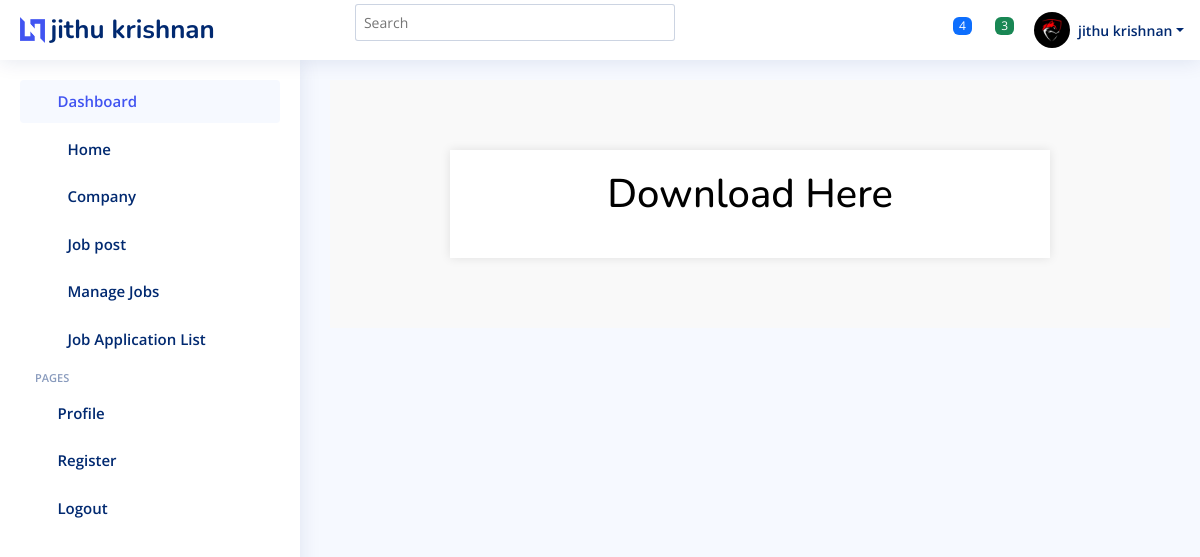
The page /job/search_results_resume_down (signed in) on the database its author committed.
### UserApplicant/models.py (models this page shows, shortened)
class User(AbstractUser):
    email = models.EmailField(unique=True)
    is_admin = models.BooleanField(default=False)
    is_employer=models.BooleanField(default=False)
    is_jobseeker=models.BooleanField(default=False)
    has_resume=models.BooleanField(default=False)
    has_company=models.BooleanField(default=False)
    is_verified =models.BooleanField(default=False)
    verification_token= models.CharField(max_length=64,unique=True,blank=True)
    is_blocked =models.BooleanField(default=False)

class Profile(models.Model):
    user =models.OneToOneField(User,on_delete=models.CASCADE)
    phone_number=models.CharField(max_length=15,blank=True, null=True)
    address=models.CharField(max_length=255,blank=True,null=True)
    profile_picture=models.ImageField(upload_to='profile_pictures/', blank=True,null=True)
    first_name=models.CharField(max_length=30,blank=True,null=True)
    last_name =models.CharField(max_length=30,blank=True,null=True)
    education=models.CharField(max_length=100,blank=True, null=True)
    gender=models.CharField(max_length=15,blank=True,null=True)
    date_of_birth =models.DateField(blank=True,null=True)
    about=models.TextField()
    job = models.CharField(max_length=50,blank=True,null=True)
    country=models.CharField(max_length=50,blank=True,null=True)
    skills= models.CharField(max_length=255, blank=True,null=True)
    x =models.URLField(max_length=255,blank=True,null=True)
    insta =models.URLField(max_length=255,blank=True,null=True)
    facebook=models.URLField(max_length=255,blank=True,null=True)
    linkedin =models.URLField(max_length=255,blank=True,null=True)

### Job/views.py (the view, shortened to what this page needs)
# urls.py: path('search_results_resume_down',views.SearchResultsResumeDownloadView.as_view(),name="search_results_resume_down"),
class SearchResultsResumeDownloadView(View):
    def get(self, request):
        search_query = request.GET.get('search')
        applications = Apply_Job.objects.none()
        context = {
            'applications': applications
        }
        if request.headers.get('x-requested-with') == 'XMLHttpRequest':
            return render(request, 'job/check_list.html', context)
        else:
            return render(request, 'job/all_applications.html', context)

### templates/Job/all_applications.html (shortened to what this page needs)
{% extends 'Dashboard/Dashboard.html' %}
{% load widget_tweaks %}
{% load humanize %}
{% load static %}
{% block header %}
{% if request.user.is_jobseeker%}
  <header id="header" class="header fixed-top d-flex align-items-center">
    <div class="d-flex align-items-center justify-content-between">
      <a href="index.html" class="logo d-flex align-items-center">
        <img src="{% static 'img/img/logo.png' %}" alt="">
        <span class="d-none d-lg-block">{{ request.user.jobseeker_profile.first_name }} {{ request.user.jobseeker_profile.last_name }}</span>
      </a>
      <i class="bi bi-list toggle-sidebar-btn"></i>
    </div>
<div class="search-bar">
  <form class="search-form d-flex align-items-center" method="POST" action="#">
    <input type="text" name="query" placeholder="Search" title="Enter search keyword">
    <button type="submit" title="Search"><i class="bi bi-search"></i></button>
  </form>
</div>
    <nav class="header-nav ms-auto">
      <ul class="d-flex align-items-center">
        <li class="nav-item d-block d-lg-none">
          <a class="nav-link nav-icon search-bar-toggle " href="#">
            <i class="bi bi-search"></i>
          </a>
        </li>
        <li class="nav-item dropdown">
        </li>
        <li class="nav-item dropdown pe-3">
          <a class="nav-link nav-profile d-flex align-items-center pe-0" href="#" data-bs-toggle="dropdown">
            {% if request.user.jobseeker_profile.profile_picture %}
                   <img src="{{ request.user.jobseeker_profile.profile_picture.url }}" alt="Profile" class="rounded-circle">
            {% else %}
                   <img src="{% static 'images/faces/face28.png' %}" alt="Default Profile Picture">
            {% endif %}
            <span class="d-none d-md-block dropdown-toggle ps-2">{{ request.user.jobseeker_profile.first_name }}
              {{ request.user.email}}
            </span>
          </a>
          <ul class="dropdown-menu dropdown-menu-end dropdown-menu-arrow profile">
            <li class="dropdown-header">
              <h6>{{ request.user.jobseeker_profile.first_name }} {{ request.user.jobseeker_profile.last_name }}</h6>
              <span>{{ request.user.jobseeker_profile.title}}</span>
            </li>
            <li>
              <hr class="dropdown-divider">
            </li>
            <li>
              <a class="dropdown-item d-flex align-items-center" href="{% url "update_profile_job" %}">
                <i class="bi bi-person"></i>
                <span>My Profile</span>
              </a>
            </li>
            <li>
              <hr class="dropdown-divider">
            </li>
            <li>
              <a class="dropdown-item d-flex align-items-center" href="{% url "update_profile_job" %}">
                <i class="bi bi-gear"></i>
                <span>Account Settings</span>
              </a>
            </li>
            <li>
              <hr class="dropdown-divider">
            </li>
            <li>
              <a class="dropdown-item d-flex align-items-center" href="pages-faq.html">
                <i class="bi bi-question-circle"></i>
                <span>Need Help?</span>
              </a>
            </li>
            <li>
              <hr class="dropdown-divider">
            </li>
            <li>
              <a class="dropdown-item d-flex align-items-center" href="{% url "logoutdone" %}">
                <i class="bi bi-box-arrow-right"></i>
                <span>Sign Out</span>
              </a>
            </li>
          </ul>
        </li>
      </ul>
    </nav>
  </header>
  {% elif request.user.is_employer %}
  <header id="header" class="header fixed-top d-flex align-items-center">
    <div class="d-flex align-items-center justify-content-between">
      <a href="index.html" class="logo d-flex align-items-center">
        <img src="{% static 'img/img/logo.png' %}" alt="">
        <span class="d-none d-lg-block">{{ request.user.profile.first_name }} {{ request.user.profile.last_name }}</span>
      </a>
      <i class="bi bi-list toggle-sidebar-btn"></i>
    </div>
{% block search %}
<div class="search-bar">
  <form class="search-form d-flex align-items-center" method="POST" action="#">
    <input type="text" name="query" placeholder="Search" title="Enter search keyword">
    <button type="submit" title="Search"><i class="bi bi-search"></i></button>
  </form>
</div>
{% endblock search %}
    <nav class="header-nav ms-auto">
      <ul class="d-flex align-items-center">
        <li class="nav-item dropdown">
          <a class="nav-link nav-icon" href="#" data-bs-toggle="dropdown">
            <span class="badge bg-primary badge-number">4</span>
          </a>
        </li>
        <li class="nav-item dropdown">
          <a class="nav-link nav-icon" href="#" data-bs-toggle="dropdown">
            <span class="badge bg-success badge-number">3</span>
          </a>
        </li>
        <li class="nav-item dropdown pe-3">
          <a class="nav-link nav-profile d-flex align-items-center pe-0" href="#" data-bs-toggle="dropdown">
            {% if request.user.profile.profile_picture %}
                   <img src="{{ request.user.profile.profile_picture.url }}" alt="Profile" class="rounded-circle">
            {% else %}
                   <img src="{% static 'images/faces/face28.png' %}" alt="Default Profile Picture">
            {% endif %}
            <span class="d-none d-md-block dropdown-toggle ps-2">{{ request.user.profile.first_name }} {{ request.user.profile.last_name }}</span>
          </a>
        </li>
      </ul>
    </nav>
  </header>
  {% endif %}
  {% endblock header %}
{% block sidebar %}
{% if request.user.is_jobseeker %}
<aside id="sidebar" class="sidebar">
  <ul class="sidebar-nav" id="sidebar-nav">
    <li class="nav-item">
      <a class="nav-link " href="{% url "jobseeker_dash" %}">
        <i class="bi bi-grid"></i>
        <span>Dashboard</span>
      </a>
    </li>
    <li class="nav-item">
      <a class="nav-link collapsed"  href="{% url "jobseeker_dash" %}">
        <i class="bi bi-journal-text"></i> <i class=""></i><span>Home</span>
      </a>
    </li>
    <li class="nav-item">
      <a class="nav-link collapsed"  href="{% url "update_resume" %}">
        <i class="bi bi-journal-text"></i> <i class=""></i><span>Upload Resume</span>
      </a>
    </li>
      <li class="nav-item">
        <a class="nav-link collapsed"  href="{% url "seeker_view_all_jobs" %}">
          <i class="bi bi-layout-text-window-reverse"></i><i class=""></i><span>View All jobs</span>
        </a>
      </li>
      <li class="nav-item">
        <a class="nav-link collapsed"  href="{% url "applied_job" %}">
          <i class="bi bi-layout-text-window-reverse"></i><i class=""></i><span>Applied job</span>
        </a>
      </li>
      <li class="nav-item">
        <a class="nav-link collapsed"  href="{% url "status_track_seeker" %}">
          <i class="bi bi-layout-text-window-reverse"></i><i class=""></i><span>Status Tracker</span>
        </a>
      </li>
      <li class="nav-item">
        <a class="nav-link collapsed"  href="{% url "saved_list" %}">
          <i class="bi bi-layout-text-window-reverse"></i><i class=""></i><span>Saved jobs</span>
        </a>
      </li>
    <li class="nav-item">
    </li>
    <li class="nav-heading">Pages</li>
    <li class="nav-item">
      <a class="nav-link collapsed" href="{% url "update_profile_job" %}">
        <i class="bi bi-person"></i>
        <span>Profile</span>
      </a>
    </li>
    <li class="nav-item">
      <a class="nav-link collapsed" href="{% url "register_seeker" %}">
        <i class="bi bi-card-list"></i>
        <span>Register</span>
      </a>
    </li>
    <li class="nav-item">
      <a class="nav-link collapsed" href="{% url "logoutdone" %}">
        <i class="bi bi-box-arrow-in-right"></i>
        <span>Logout</span>
      </a>
    </li>
  </ul>
</aside>
{% elif request.user.is_employer %}
<aside id="sidebar" class="sidebar">
  <ul class="sidebar-nav" id="sidebar-nav">
    <li class="nav-item">
      <a class="nav-link " href="index.html">
        <i class="bi bi-grid"></i>
        <span>Dashboard</span>
      </a>
    </li>
    <li class="nav-item">
      <a class="nav-link collapsed"  href="{% url "jobseeker_dash" %}">
        <i class="bi bi-journal-text"></i> <span>Home</span>
      </a>
    </li>
    <li class="nav-item">
      <a class="nav-link collapsed"  href="{% url "update_company" %}">
        <i class="bi bi-journal-text"></i> <span>Company</span>
      </a>
    </li>
      <li class="nav-item">
        <a class="nav-link collapsed"  href="{% url "create_job_post" %}">
          <i class="bi bi-layout-text-window-reverse"></i><span>Job post</span>
        </a>
      </li>
      <li class="nav-item">
        <a class="nav-link collapsed"  href="{% url "manage_jobs" %}">
          <i class="bi bi-layout-text-window-reverse"></i><span>Manage Jobs</span>
        </a>
      </li>
      <li class="nav-item">
        <a class="nav-link collapsed"  href="{% url "job_application_list_stats" %}">
          <i class="bi bi-layout-text-window-reverse"></i><span>Job Application List</span>
        </a>
      </li>
    <li class="nav-heading">Pages</li>
    <li class="nav-item">
      <a class="nav-link collapsed" href="{% url "update_profile" %}">
        <i class="bi bi-person"></i>
        <span>Profile</span>
      </a>
    </li>
    <li class="nav-item">
      <a class="nav-link collapsed" href="{% url "register_employer" %}">
        <i class="bi bi-card-list"></i>
        <span>Register</span>
      </a>
    </li>
    <li class="nav-item">
      <a class="nav-link collapsed" href="{% url "logoutdone" %}">
        <i class="bi bi-box-arrow-in-right"></i>
        <span>Logout</span>
      </a>
    </li>
  </ul>
</aside>
{% endif %}
{% endblock sidebar %}
{% block main %}
<main id="main" class="main">
    <section class="section profile">
        <div class="ever">
            <h2 style="text-align: center; color: black; font-size: 40px;"> Download Here</h2>
        </div>
    </section>
</main>
{% endblock main %}
{% block script %}
<link rel="stylesheet" href="https://ajax.googleapis.com/ajax/libs/jqueryui/1.12.1/themes/smoothness/jquery-ui.css">
{% endblock  %}

### static/css/css/style.css (style rules this page uses)
:root { scroll-behavior: smooth; }
body { font-family: "Open Sans", sans-serif; background: #f6f9ff; color: #444444; }
a { color: #4154f1; text-decoration: none; }
h1, h2, h3, h4, h5, h6 { font-family: "Nunito", sans-serif; }
#main { margin-top: 60px; padding: 20px 30px; transition: all 0.3s; }
.logo { line-height: 1; }
@media (min-width: 1200px) { .logo { width: 280px; } }
.logo img { max-height: 26px; margin-right: 6px; }
.logo span { font-size: 26px; font-weight: 700; color: #012970; font-family: "Nunito", sans-serif; }
.header { transition: all 0.5s; z-index: 997; height: 60px; box-shadow: 0px 2px 20px rgba(1, 41, 112, 0.1); background-color: #fff; padding-left: 20px; }
.header .toggle-sidebar-btn { font-size: 32px; padding-left: 10px; cursor: pointer; color: #012970; }
.header .search-bar { min-width: 360px; padding: 0 20px; }
.header .search-form { width: 100%; }
.header .search-form input { border: 0; font-size: 14px; color: #012970; border: 1px solid rgba(1, 41, 112, 0.2); padding: 7px 38px 7px 8px; border-radius: 3px; transition: 0.3s; width: 100%; }
.header .search-form button { border: 0; padding: 0; margin-left: -30px; background: none; }
.header .search-form button i { color: #012970; }
.header-nav ul { list-style: none; }
.header-nav>ul { margin: 0; padding: 0; }
.header-nav .nav-icon { font-size: 22px; color: #012970; margin-right: 25px; position: relative; }
.header-nav .nav-profile { color: #012970; }
.header-nav .nav-profile img { max-height: 36px; }
.header-nav .nav-profile span { font-size: 14px; font-weight: 600; }
.header-nav .badge-number { position: absolute; inset: -2px -5px auto auto; font-weight: normal; font-size: 12px; padding: 3px 6px; }
.sidebar { position: fixed; top: 60px; left: 0; bottom: 0; width: 300px; z-index: 996; transition: all 0.3s; padding: 20px; overflow-y: auto; scrollbar-width: thin; scrollbar-color: #aab7cf transparent; box-shadow: 0px 0px 20px rgba(1, 41, 112, 0.1); background-color: #fff; }
@media (min-width: 1200px) { #main, #footer { margin-left: 300px; } }
.sidebar-nav { padding: 0; margin: 0; list-style: none; }
.sidebar-nav li { padding: 0; margin: 0; list-style: none; }
.sidebar-nav .nav-item { margin-bottom: 5px; }
.sidebar-nav .nav-heading { font-size: 11px; text-transform: uppercase; color: #899bbd; font-weight: 600; margin: 10px 0 5px 15px; }
.sidebar-nav .nav-link { display: flex; align-items: center; font-size: 15px; font-weight: 600; color: #4154f1; transition: 0.3; background: #f6f9ff; padding: 10px 15px; border-radius: 4px; }
.sidebar-nav .nav-link i { font-size: 16px; margin-right: 10px; color: #4154f1; }
.sidebar-nav .nav-link.collapsed { color: #012970; background: #fff; }
.sidebar-nav .nav-link.collapsed i { color: #899bbd; }

### templates/Job/all_applications.html (style rules this page uses)
.ever { max-width: 600px; margin: 50px auto; padding: 20px; background-color: #fff; box-shadow: 0 0 10px rgba(0, 0, 0, 0.1); }
.ever h2 { text-align: center; color: black; font-size: 40px; margin-bottom: 20px; }
.section { padding: 20px; background-color: #f9f9f9; }
.section h2 { text-align: center; color: black; font-size: 40px; margin-bottom: 20px; }

### rows shown on the page
User: user.profile.first_name "jithu", user.profile.last_name "krishnan", user.profile.profile_picture (picture)
